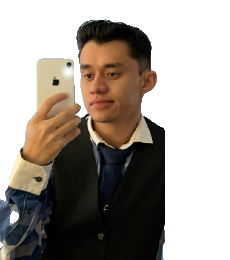
#> input picture assets/source/portrait.png, 230 x 260 px
$ python -i generate.py   (imports and definitions only)
#> lines starting #> are read from the running program, lines starting #| are printed output that depends on the picture; after the words box and inside, x2 and y2 are one past the last pixel; in counts of white or black regions, pixels touching at a corner belong together
#> further down, picture is the input picture: PIL image 230x260 RGBA; mean R, G, B, A 103.7, 104.8, 107.2, 130.9
#!/usr/bin/env python3
"""Generate the animated GitHub profile banners for Luics415.

Run from repository root:
    python scripts/banner/generate.py
"""

from __future__ import annotations

import html
from collections import deque
from pathlib import Path

import numpy as np
from PIL import Image, ImageEnhance, ImageFilter, ImageOps
from scipy.optimize import linear_sum_assignment
from scipy.spatial.distance import cdist


ROOT = Path(__file__).resolve().parents[2]
SOURCE = ROOT / "assets/source/portrait.png"
ASSETS = ROOT / "assets"
LOGOS = Path(__file__).resolve().parent / "logos"

W, H = 1180, 610
INTRO_SECONDS = 3.2
TRANSITION_SECONDS = 1.3
LOGO_HOLD_SECONDS = 3.5
TRAVELLER_COUNT = 900
HOLD_PARTICLE_COUNT = 2_400
SEED = 314159
LOGO_SUFFIXES = {".png", ".webp"}
LOGO_ALIASES: dict[str, str] = {}
PREFERRED_LOGO_ORDER = ("linux", "emblem", "signature")

YAML_ROWS = [
    (0, "profile", ""),
    (1, "subject", "Luis Enrique Rivera Delgado"),
    (1, "role", "Software Engineer & Architect"),
    (1, "origin", "Atizapan, Mexico"),
    (1, "focus", "Clean Architecture · Edge AI · PWAs"),
    (1, "status", "Building · Architecting · Systems"),
    (1, "toolchain", "Kotlin · TypeScript · Python · C++"),
    (0, "stack", ""),
    (1, "backend", "Kotlin · Python · Node.js · C++"),
    (1, "frontend", "React · Next.js · TypeScript · Tailwind"),
    (1, "mobile_edge", "Android · Jetpack Compose · MediaPipe"),
    (1, "systems_ai", "Local LLMs · GGUF · OpenCV · WebGL"),
    (1, "automation", "Python · Bash · GitHub Actions"),
    (0, "contact", ""),
    (1, "linkedin", "/in/luis-enrique-rivera-delgado-181871387"),
    (1, "github", "Luics415"),
    (1, "portfolio", "luics415.github.io"),
]

THEMES = {
    "dark": {
        "bg":      "#0A0F1E",
        "panel":   "#0D1628",
        "panel2":  "#101B30",
        "line":    "#25344C",
        "muted":   "#8291A8",
        "text":    "#F0E6F0",
        "portrait":"#F78CA0",   # city pop pink
        "chrome":  "#C9B1D9",   # city pop lavender
        "accent":  "#F78CA0",
        "shadow":  "#02050B",
    },
    "light": {
        "bg":      "#FDF0F3",
        "panel":   "#FFFFFF",
        "panel2":  "#FDE8EE",
        "line":    "#F0C0CE",
        "muted":   "#9B7B8A",
        "text":    "#2D1A24",
        "portrait":"#E05F80",
        "chrome":  "#7B5EA7",
        "accent":  "#E05F80",
        "shadow":  "#D4A0B0",
    },
}


# [18 lines left out: function edge_connected, not called in this run]


def normalize_logo(image: Image.Image) -> Image.Image:
    """Centre an icon on the sampling canvas, extracting opaque white backgrounds."""
    icon = image.convert("RGBA")
    alpha = icon.getchannel("A")
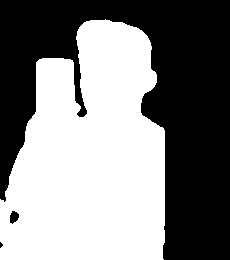
#> alpha: PIL image 230x260 L; 51.3% white; 3 black regions (1 under 20 px), largest, box (x1, y1, x2, y2) and area: (0, 0, 230, 260) 29016, (10, 211, 19, 224) 84
    if alpha.getextrema() == (255, 255):
        gray = np.asarray(ImageOps.grayscale(icon))
        background = edge_connected(gray >= 220)
        visible = ~background
        visible = np.asarray(
            Image.fromarray((visible * 255).astype("uint8"))
            .filter(ImageFilter.MaxFilter(3))
        ) > 0
        exterior = edge_connected(~visible)
        icon.putalpha(Image.fromarray(np.where(exterior, 0, 255).astype("uint8")))
    bbox = icon.getbbox()
#> bbox = (0, 19, 165, 260)
    if bbox:
        icon = icon.crop(bbox)
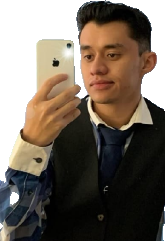
#> icon: PIL image 165x241 RGBA; mean R, G, B, A 96.3, 91.4, 87.9, 196.8; transparent parts drawn white
    aspect = icon.width / max(1, icon.height)
#> aspect = 0.685
    if aspect > 1.8:
        max_w, max_h = 390, 340
    else:
        max_w, max_h = 330, 330
    icon.thumbnail((max_w, max_h), Image.Resampling.LANCZOS)
    canvas = Image.new("RGBA", (400, 400), (0, 0, 0, 0))
#> canvas: PIL image 400x400 RGBA; every value is 0
    offset = ((400 - icon.width) // 2, (400 - icon.height) // 2)
#> offset = (117, 79)
    canvas.alpha_composite(icon, offset)
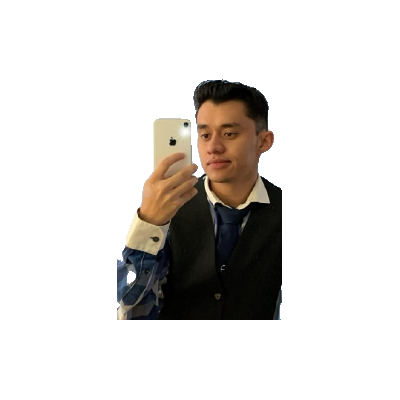
#> canvas: PIL image 400x400 RGBA; mean R, G, B, A 14.3, 11.6, 8.9, 48.9; transparent parts drawn white
    if canvas.getchannel("A").getbbox() is None:
        raise ValueError("icon has no visible pixels")
    return canvas


# [111 lines left out: functions load_logo_files, make_logos, floyd_steinberg, portrait_points, logo_silhouette_points, sample_logo_points and 1 more, not called in this run]


def num(value: float) -> str:
    return f"{value:.1f}".rstrip("0").rstrip(".")


def time_num(value: float) -> str:
    """Format SMIL timeline values without collapsing adjacent keyframes."""
    return f"{value:.4f}".rstrip("0").rstrip(".")


# [24 lines left out: functions point_path, particle_path, not called in this run]


def animate_values(points: list[np.ndarray], index: int) -> str:
    return ";".join(f"{num(p[index, 0])} {num(p[index, 1])}" for p in points)


# [238 lines left out: functions render_svg, main, not called in this run]


# [2 lines not run here, left out]

>>> from PIL import Image
>>> picture = Image.open('../../assets/source/portrait.png')
>>> result = normalize_logo(picture)
